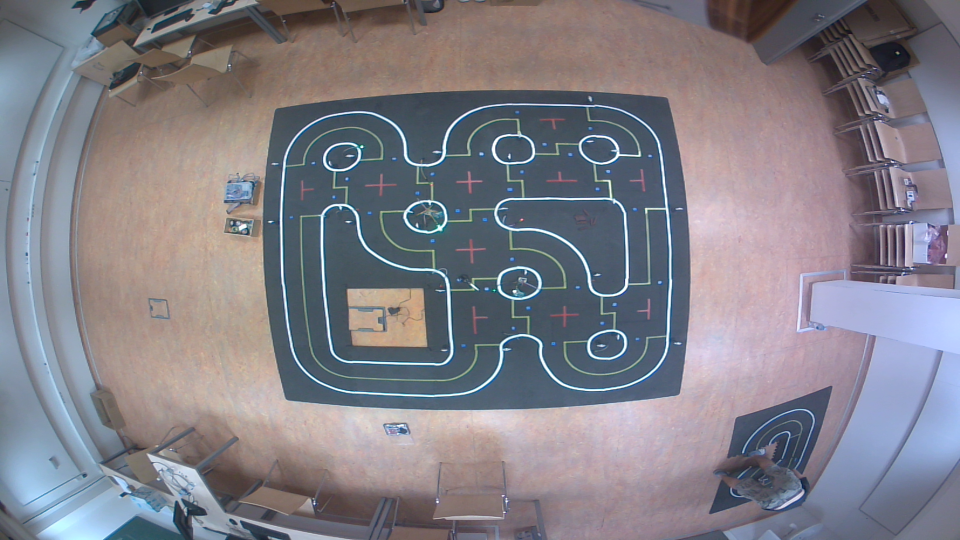
#> input picture images/image.png, 1920 x 1080 px, found by its file name (shown at 1/2 size)
$ python fetch_frame.py   (older library calls are emulated)
#> lines starting #> are read from the running program, lines starting #| are printed output that depends on the picture
#> (reads src/config/matrix.npy from the repository)
#> (reads src/config/distortion.npy from the repository)
import skimage
import numpy as np
import cv2
import utils


def fetch():
    img = skimage.io.imread(utils.URL_server, as_gray=False)
#> img is the input picture: shape (1080, 1920, 3); mean R, G, B 129.1, 126.8, 135.4
    img = cv2.cvtColor(img, cv2.COLOR_RGB2BGR)

    map1, map2 = cv2.fisheye.initUndistortRectifyMap(utils.K, utils.D, np.eye(3), utils.K, (img.shape[1], img.shape[0]), cv2.CV_16SC2)
    img = cv2.remap(img, map1, map2, interpolation=cv2.INTER_LINEAR, borderMode=cv2.BORDER_CONSTANT)
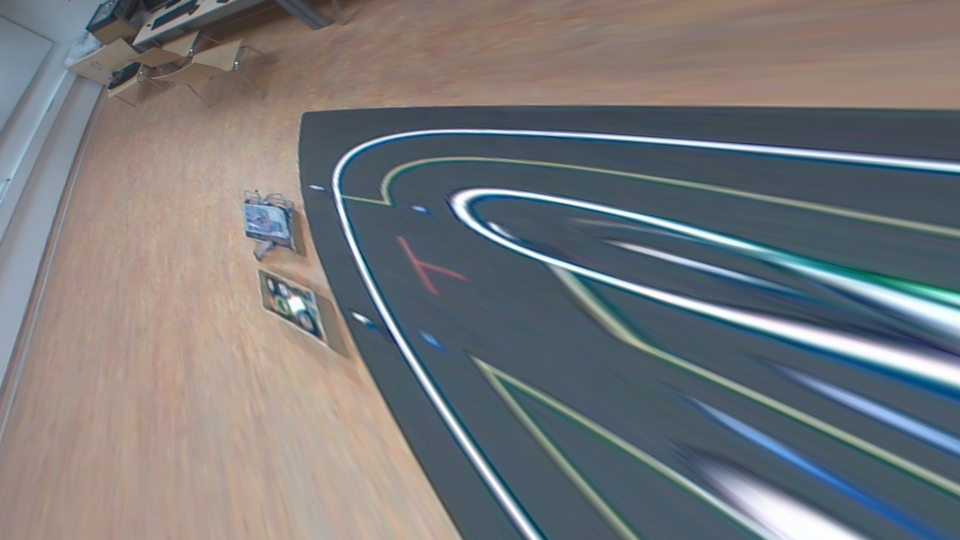
#> img: shape (1080, 1920, 3) (shown at 1/2 size); mean B, G, R 122.9, 120.3, 118.5

    return img


### EXAMPLE USAGE ###
if __name__ == "__main__":
    image = fetch()
    print(image.shape)
#| (1080, 1920, 3)
